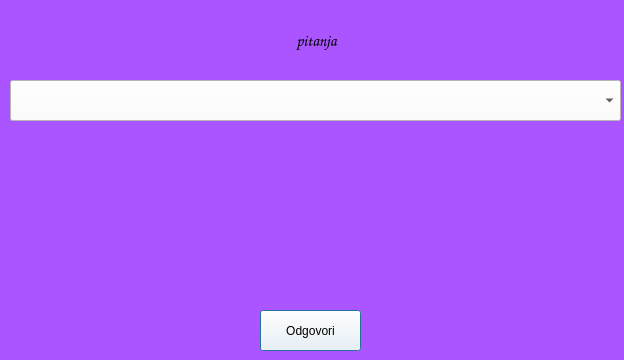
<?xml version="1.0" encoding="UTF-8"?>
<ui version="4.0">
 <class>PitanjaCombo</class>
 <widget class="QDialog" name="PitanjaCombo">
  <property name="geometry">
   <rect>
    <x>0</x>
    <y>0</y>
    <width>624</width>
    <height>360</height>
   </rect>
  </property>
  <property name="windowTitle">
   <string>Dialog</string>
  </property>
  <property name="styleSheet">
   <string notr="true">background-color: rgb(170, 85, 255);</string>
  </property>
  <widget class="QLabel" name="label_pitanja3">
   <property name="geometry">
    <rect>
     <x>16</x>
     <y>10</y>
     <width>601</width>
     <height>61</height>
    </rect>
   </property>
   <property name="font">
    <font>
     <family>Comic Sans MS</family>
     <pointsize>12</pointsize>
     <weight>75</weight>
     <bold>true</bold>
    </font>
   </property>
   <property name="text">
    <string>pitanja</string>
   </property>
   <property name="alignment">
    <set>Qt::AlignCenter</set>
   </property>
  </widget>
  <widget class="QComboBox" name="comboBox">
   <property name="geometry">
    <rect>
     <x>10</x>
     <y>80</y>
     <width>611</width>
     <height>41</height>
    </rect>
   </property>
   <property name="font">
    <font>
     <family>Calibri</family>
     <pointsize>10</pointsize>
    </font>
   </property>
   <property name="styleSheet">
    <string notr="true">background-color: rgb(255, 255, 255);</string>
   </property>
  </widget>
  <widget class="QPushButton" name="pushButton_odgovor">
   <property name="geometry">
    <rect>
     <x>260</x>
     <y>310</y>
     <width>101</width>
     <height>41</height>
    </rect>
   </property>
   <property name="styleSheet">
    <string notr="true">background-color: rgb(255, 255, 255);</string>
   </property>
   <property name="text">
    <string>Odgovori</string>
   </property>
  </widget>
 </widget>
 <resources/>
 <connections/>
</ui>
